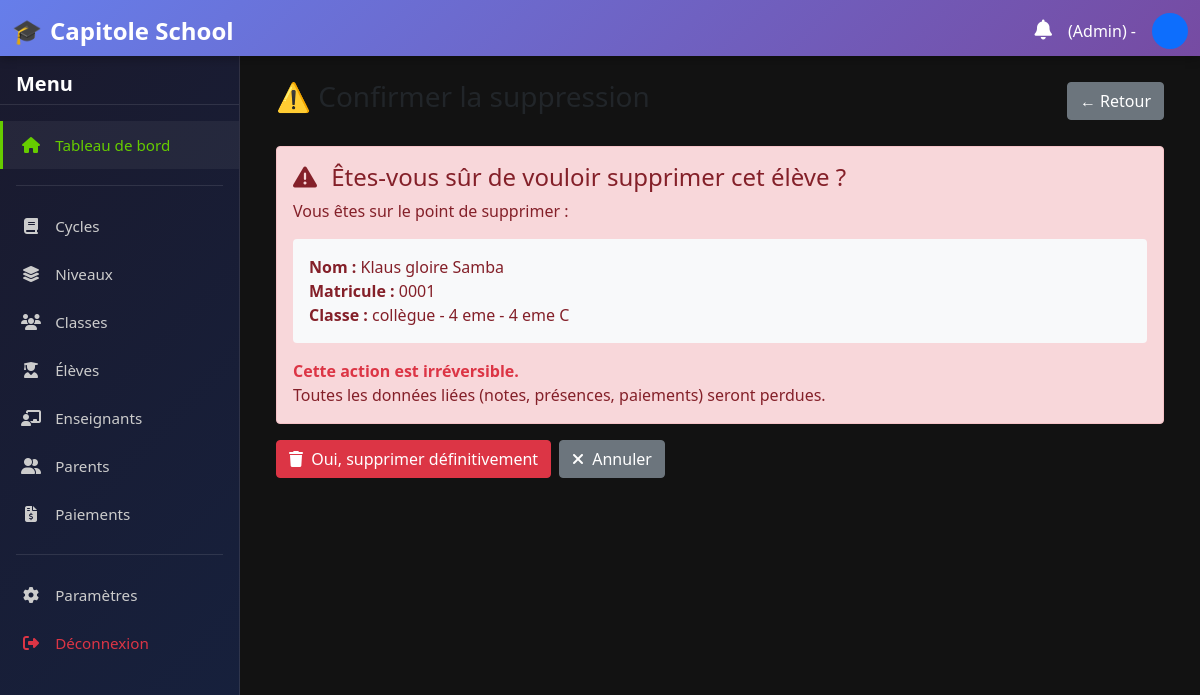
Page /eleves/1/supprimer/ (signed in) on the earlier database version.
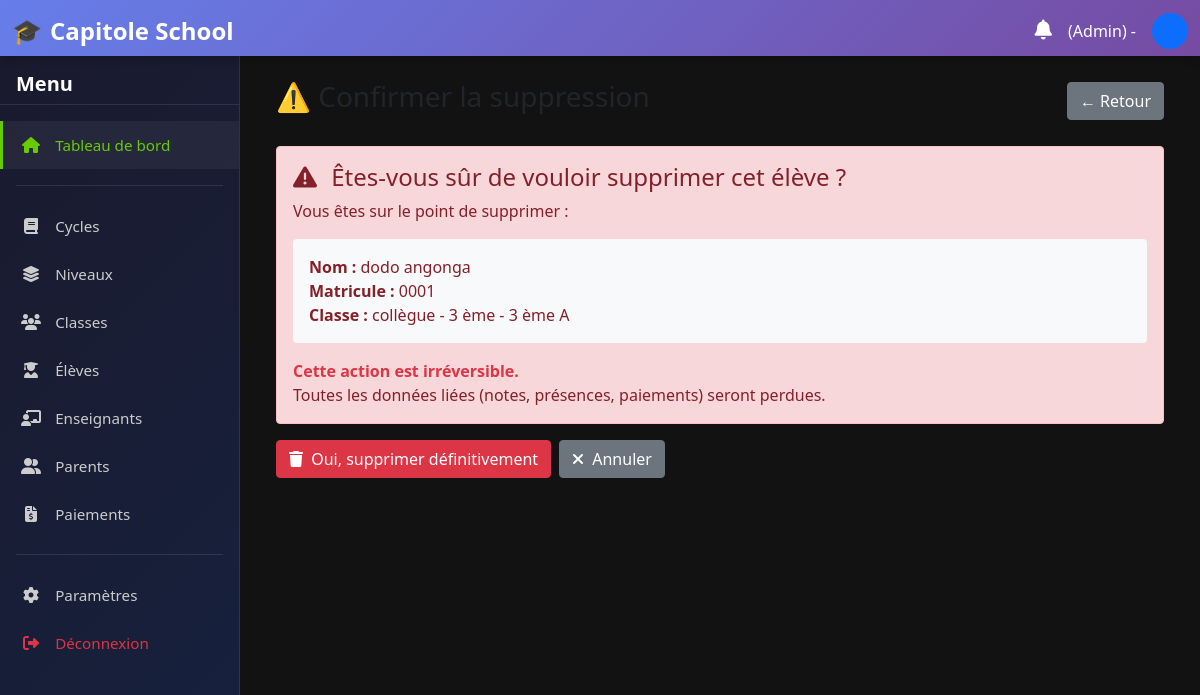
Same page on the later database version.
### home/models.py (models this page shows, shortened)
class Eleve(models.Model):
    GENRE_CHOICES = [
        ('M', _('Masculin')),
        ('F', _('Féminin')),
        ('Autre', _('Autre')),
    ]
    utilisateur = models.OneToOneField(
        Utilisateur,
        on_delete=models.CASCADE,
        limit_choices_to={'role': 'eleve'},
        related_name='eleve_profile',
        verbose_name=_("Utilisateur")
    )
    matricule = models.CharField(_("Matricule"), max_length=20, unique=True)
    date_naissance = models.DateField(_("Date de naissance"))
    genre = models.CharField(_("Genre"), max_length=10, choices=GENRE_CHOICES)
    contact_urgence = models.CharField(_("Contact d'urgence"), max_length=100, blank=True)
    infos_medicaux = models.TextField(_("Informations médicales"), blank=True)
    classe_actuelle = models.ForeignKey(
        Classe,
        on_delete=models.SET_NULL,
        null=True,
        blank=True,
        related_name='eleves',
        verbose_name=_("Classe actuelle")
    )
    date_inscription = models.DateField(
        _("Date d'inscription"),
        auto_now_add=True,
        null=True,
        blank=True
    )
    STATUT_CHOICES = [
        ('INSCRIT', 'Inscrit'),
        ('EN_ATTENTE', 'En attente'),
        ('SUSPENDU', 'Suspendu'),
        ('EXCLUE', 'Exclu'),
        ('TRANSFERE', 'Transféré'),
    ]
    statut = models.CharField(
        _("Statut"),
        max_length=20,
        choices=STATUT_CHOICES,
        default='INSCRIT',
        db_index=True
    )
    class Meta:
        verbose_name = _("Élève")
        verbose_name_plural = _("Élèves")

class Utilisateur(AbstractUser):
    ROLES = (
        ('admin', 'Administrateur'),
        ('enseignant', 'Enseignant'),
        ('eleve', 'Élève'),
        ('parent', 'Parent'),
        ('directeur', 'Directeur'),
        ('secretaire', 'Secrétaire'),
        ('surveillant', 'Surveillant'),
    )
    role = models.CharField(_("Rôle"), max_length=20, choices=ROLES, db_index=True)
    telephone = models.CharField(_("Téléphone"), max_length=20, blank=True)
    photo = models.ImageField(_("Photo"), upload_to='utilisateurs/', blank=True, null=True)
    class Meta:
        verbose_name = _("Utilisateur")
        verbose_name_plural = _("Utilisateurs")
        ordering = ['last_name', 'first_name']
    def get_full_name(self):
        full_name = f"{self.first_name} {self.last_name}".strip()
        return full_name or self.username

class Classe(models.Model):
    niveau = models.ForeignKey(Niveau, on_delete=models.CASCADE, related_name='classes', verbose_name=_("Niveau"))
    nom = models.CharField(_("Nom de la classe"), max_length=50)
    effectif_max = models.PositiveIntegerField(_("Effectif maximum"), null=True, blank=True)
    class Meta:
        verbose_name = _("Classe")
        verbose_name_plural = _("Classes")
        unique_together = ('niveau', 'nom')
        ordering = ['niveau', 'nom']
    def __str__(self):
        return f"{self.niveau} - {self.nom}"

class Niveau(models.Model):
    cycle = models.ForeignKey(Cycle, on_delete=models.CASCADE, related_name='niveaux', verbose_name=_("Cycle"))
    nom = models.CharField(_("Nom du niveau"), max_length=50)
    class Meta:
        verbose_name = _("Niveau")
        verbose_name_plural = _("Niveaux")
        unique_together = ('cycle', 'nom')
        ordering = ['cycle', 'nom']
    def __str__(self):
        return f"{self.cycle} - {self.nom}"

class Cycle(models.Model):
    nom = models.CharField(_("Nom du cycle"), max_length=50, unique=True)
    class Meta:
        verbose_name = _("Cycle")
        verbose_name_plural = _("Cycles")
    def __str__(self):
        return self.nom

### home/views.py (the view)
# urls.py: path('eleves/<int:pk>/supprimer/', views.supprimer_eleve, name='supprimer_eleve'),
@login_required
def supprimer_eleve(request, pk):
    eleve = get_object_or_404(Eleve, pk=pk)
    if request.method == 'POST':
        nom = eleve.utilisateur.get_full_name()
        eleve.delete()
        messages.success(request, f"Élève '{nom}' supprimé définitivement.")
        return redirect('home:liste_eleves')
    return render(request, 'gestion/dashboards/confirmer_suppression_eleve.html', {'eleve': eleve})

### home/templatetags/notification_extras.py (called while the page is built)
@register.filter
def has_unread_notifications(user):
    return user.notifications.filter(statut='NON_LU').exists()

### home/templates/gestion/dashboards/confirmer_suppression_eleve.html (shortened to what this page needs)
{% extends "gestion/base.html" %}
{% block content %}
<div class="container-fluid">
    <div class="d-flex justify-content-between align-items-center mb-4">
        <h1 class="h3 text-dark">⚠️ Confirmer la suppression</h1>
        <a href="{% url 'home:liste_eleves' %}" class="btn btn-secondary">← Retour</a>
    </div>
    <div class="alert alert-danger">
        <h4 class="alert-heading">
            <i class="fas fa-exclamation-triangle me-2"></i>
            Êtes-vous sûr de vouloir supprimer cet élève ?
        </h4>
        <p>
            Vous êtes sur le point de supprimer :
        </p>
        <div class="bg-light p-3 rounded mb-3">
            <strong>Nom :</strong> {{ eleve.utilisateur.get_full_name }}<br>
            <strong>Matricule :</strong> {{ eleve.matricule }}<br>
            <strong>Classe :</strong> {{ eleve.classe_actuelle|default:"Non assigné" }}
        </div>
        <p class="mb-0">
            <strong class="text-danger">Cette action est irréversible.</strong><br>
            Toutes les données liées (notes, présences, paiements) seront perdues.
        </p>
    </div>
    <form method="post">
        <div class="d-flex gap-2">
            <button type="submit" class="btn btn-danger">
                <i class="fas fa-trash me-1"></i> Oui, supprimer définitivement
            </button>
            <a href="{% url 'home:liste_eleves' %}" class="btn btn-secondary">
                <i class="fas fa-times me-1"></i> Annuler
            </a>
        </div>
    </form>
</div>
{% endblock %}

Differences in the rows shown:
changed Eleve: utilisateur.get_full_name "Klaus gloire Samba" → "dodo angonga"; classe_actuelle "collègue - 4 eme - 4 eme C" → "collègue - 3 ème - 3 ème A"
